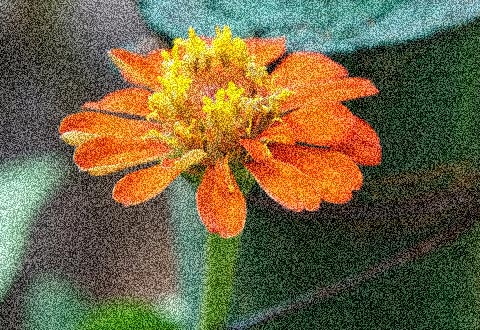
#> input picture noiseImage.jpg, 480 x 330 px, given in place of tracking.mp4, which was not available
$ python Bai9.py
#> lines starting #> are read from the running program, lines starting #| are printed output that depends on the picture; after the words box and inside, x2 and y2 are one past the last pixel; in counts of white or black regions, pixels touching at a corner belong together; pictures that were not available may be replaced by others from this repository, and a replacement may not be noted
import cv2
import time
import numpy as np


def Min_H(pos):
    Min_H.value = pos
Min_H.value = 33

def Min_S(pos):
    Min_S.value = pos
Min_S.value = 50

def Min_V(pos):
    Min_V.value = pos
Min_V.value = 62

def Max_H(pos):
    Max_H.value = pos
Max_H.value = 102

def Max_S(pos):
    Max_S.value = pos
Max_S.value = 255

def Max_V(pos):
    Max_V.value = pos
Max_V.value = 248

cv2.namedWindow("Control")
cv2.createTrackbar("Min H", "Control", 33, 255, Min_H)
cv2.createTrackbar("Min S", "Control", 50, 255, Min_S)
cv2.createTrackbar("Min V", "Control", 62, 255, Min_V)

cv2.createTrackbar("Max H", "Control", 102, 255, Max_H)
cv2.createTrackbar("Max S", "Control", 255, 255, Max_S)
cv2.createTrackbar("Max V", "Control", 248, 255, Max_V)

cap = cv2.VideoCapture("tracking.mp4")
fps = cap.get(cv2.CAP_PROP_FPS)
wait_time = 1000 / fps

print (fps)
play = True
delta_time = 0
arr_point = np.array((),np.int32)
while True:
    pre_time = time.time()

    if play:
        ret, img = cap.read()
#> img is the input picture: shape (330, 480, 3); mean B, G, R 67.4, 100.5, 111.3
    if img is None:
        img = temp_img
    else:
        temp_img = img
    img_clone = img.copy()
    cv2.imshow("Control", cv2.putText(img_clone.copy(),"%.2f (ms)" %delta_time,(10,30),cv2.FONT_HERSHEY_SIMPLEX,1,(0,0,255),2))
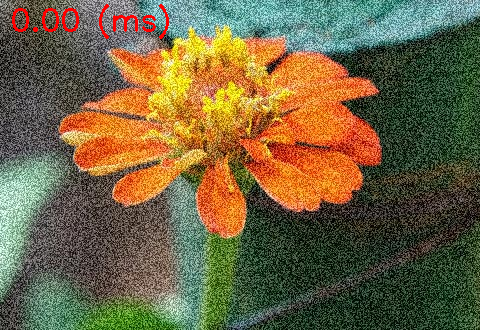
#> window 'Control': shape (330, 480, 3); mean B, G, R 66.7, 99.8, 112.4
    img_hsv = cv2.cvtColor(img_clone, cv2.COLOR_BGR2HSV)
#> img_hsv: shape (330, 480, 3); mean H, S, V 43.8, 126.4, 125.6
    lower = np.array([Min_H.value, Min_S.value, Min_V.value])
    upper = np.array([Max_H.value, Max_S.value, Max_V.value])
    mask = cv2.inRange(img_hsv, lower, upper)
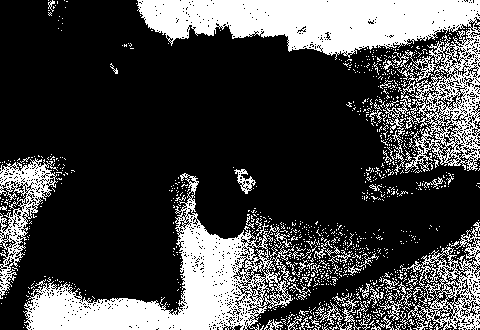
#> mask: shape (330, 480); 26.5% white; 1117 white regions (1057 under 20 px), largest, box (x1, y1, x2, y2) and area: (137, 0, 480, 175) 18394, (23, 173, 295, 330) 12608, (402, 222, 480, 330) 2861


    kernel = np.ones((5, 5))
    mask = cv2.erode(mask, kernel)
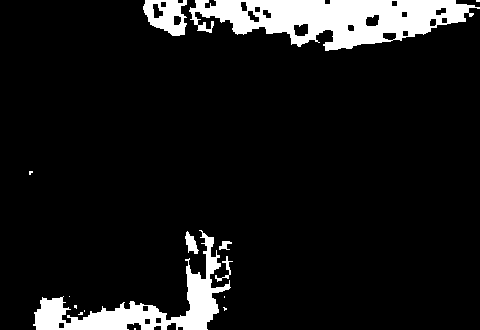
#> mask: shape (330, 480); 9.3% white; 15 white regions (9 under 20 px), largest, box (x1, y1, x2, y2) and area: (189, 0, 480, 51) 8568, (33, 230, 231, 330) 4754, (143, 0, 187, 36) 1002, (185, 231, 199, 254) 170, (215, 256, 233, 282) 103, (219, 241, 232, 250) 68
    mask = cv2.dilate(mask, kernel, iterations=2)
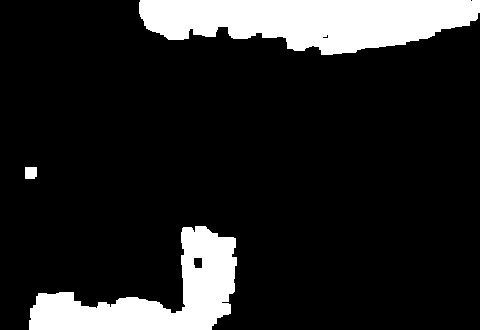
#> mask: shape (330, 480); 14.4% white; 3 white regions

    contours, hierarchy = cv2.findContours(mask, cv2.RETR_TREE, cv2.CHAIN_APPROX_SIMPLE)
#> contours = 5 contours, 1 with area under 20; largest, box (x1, y1, x2, y2) and area: (139, 0, 480, 55) 13038, (29, 226, 237, 330) 8938, (25, 167, 37, 179) 118, (193, 257, 203, 269) 94

    if len(contours) > 0:
        tmp_c = contours [0]
#> tmp_c = contour of 161 points, box (x1, y1, x2, y2) (29, 226, 237, 330), area 8938
        (cx,cy),cr = cv2.minEnclosingCircle(tmp_c)
#> cx = 132; cy = 283.5; cr = 112.6
        res = cv2.circle(img_clone,(int (cx),int (cy)),int (cr*2/3),(0,0,255),2)
        arr_point = np.append(arr_point,(int (cx),int (cy)))
#> arr_point = [132, 283]
        if len(arr_point) > 150:
            arr_point = np.delete(arr_point,(0,1))
        arr_point = arr_point.reshape((-1,1,2))
#> arr_point = [[132, 283]]
        cv2.polylines(res,[arr_point],False,(255,0,0),2)


    else:
        res = img_clone


    cv2.imshow("Result", res)


    delta_time = (time.time() - pre_time) * 1000
    if delta_time > wait_time:
        delay_time = 1
    else:
        delay_time = wait_time - delta_time
    key = cv2.waitKey(int(delay_time))
#> (key q is pressed here)
    if key == ord('q'):
        break
    if key == ord(' '):
        play = not play
cv2.destroyAllWindows()
